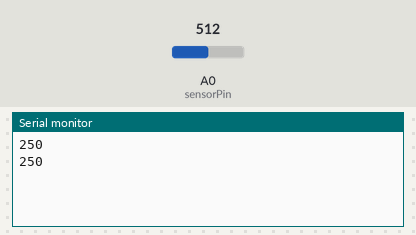
A sketch run on a simulated Arduino Uno, built with avr-gcc and run on an emulated ATmega328P. On the bench: the last lines printed to the serial monitor. The test bench sets the inputs (shaded band); at power-on: A0 (sensorPin) = 512.

Above: at 1.8 s.
1.9 s: A0 (sensorPin) set to 716
At 2.8 s:
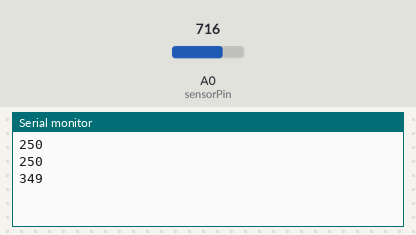
3.4 s: A0 (sensorPin) set to 900
At 4.8 s:
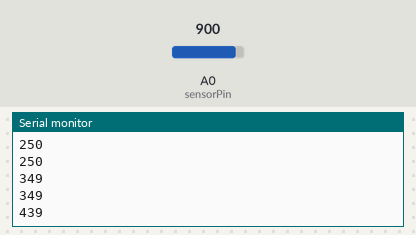
Timing chart, 0 to 6.4 s (numbered marks = the images above; inputs shaded):
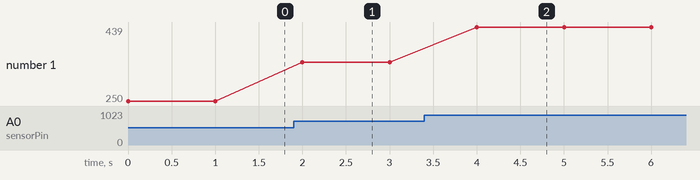

The sketch:

Sensor_Gas.ino
```cpp
const int sensorPin = A0; // Pino analógico conectado ao sensor MQ3
int sensorValue; // Variável para armazenar o valor lido do sensor

void setup() {
  Serial.begin(115200); // Inicializa a comunicação serial com a velocidade de 115200 bps
}

void loop() {
  sensorValue = analogRead(sensorPin); // Lê o valor do sensor
 // Serial.println(sensorValue); // Envia o valor lido pela porta serial
  Serial.println(map(sensorValue,0,1023,0,500)); // Envia o valor lido pela porta serial em %
  delay(1000); // Aguarda 1 segundo antes de ler o sensor novamente
}
```

Measured:
- after the input at 1.9 s, the serial monitor: prints a new line after 0.10 s (image 1)
- after the input at 3.4 s, the serial monitor: prints a new line after 0.60 s (image 2)
- plotted number 1: 250 → 349 after the input at 1.9 s, 349 → 439 after the input at 3.4 s
